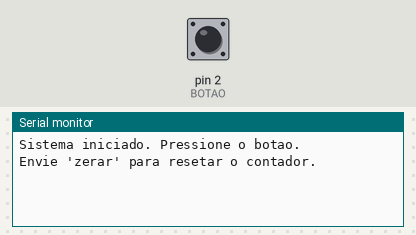
A sketch run on a simulated Arduino Uno, built with avr-gcc and run on an emulated ATmega328P. Shown: the last lines printed to the serial monitor. The inputs (shaded band) are chosen by the test bench; at power-on: pin 2 (BOTAO) HIGH.

Above: at 5.0 s.
5.1 s: pin 2 (BOTAO) pulled LOW for 0.15 s
At 5.9 s:
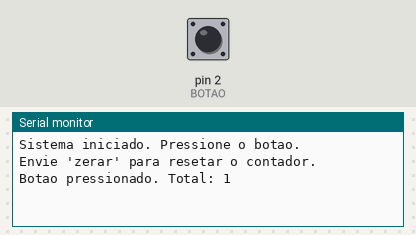
6.7 s: pin 2 (BOTAO) pulled LOW for 1 s
At 7.1 s:
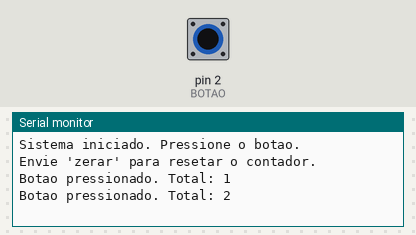
9.2 s: pin 2 (BOTAO) pulled LOW for 0.15 s
At 10.2 s:
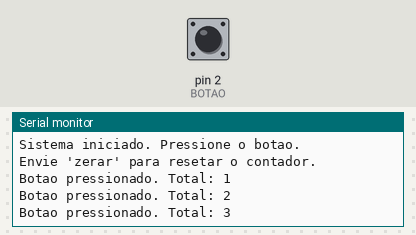

The sketch:

R12-EX1.ino
```cpp
#include <avr/io.h>
#include <avr/interrupt.h>
#include <util/delay.h>

// Definições
#define FOSC 16000000UL // Clock Speed (16 MHz)
#define BAUD 9600
#define MYUBRR FOSC / 16 / BAUD - 1
#define BOTAO (1 << PD2) // Botão no PD2 (INT0)

// Variáveis globais
char msg_rx[32]; // Buffer de recepção
volatile uint8_t pos_msg_rx = 0;
volatile uint16_t contador = 0; // Contador de pressionamentos

// Protótipos de funções
void UART_Init(unsigned int ubrr);
void UART_Transmit(char *dados);
void itoa(uint16_t num, char* str);

// Função principal
int main(void) {
    // Inicializa UART
    UART_Init(MYUBRR);

    // Configura o botão (PD2 como entrada com pull-up)
    DDRD &= ~BOTAO;
    PORTD |= BOTAO;

    // Configura interrupção externa para borda de descida
    EICRA |= (1 << ISC01);  // Falling edge trigger
    EIMSK |= (1 << INT0);   // Habilita INT0

    // Habilita interrupções globais
    sei();

    UART_Transmit("Sistema iniciado. Pressione o botao.\n");
    UART_Transmit("Envie 'zerar' para resetar o contador.\n");

    // Super loop
    while(1) {
        // Verifica se recebeu comando "zerar"
        if (strncmp(msg_rx, "zerar", 5) == 0) {
            contador = 0;
            UART_Transmit("Contador zerado!\n");
            pos_msg_rx = 0; // Reseta o buffer de recepção
            memset(msg_rx, 0, sizeof(msg_rx));
        }
    }
}

// Interrupção do botão
ISR(INT0_vect) {
    _delay_ms(50); // Debounce
    if ((PIND & BOTAO) == 0) { // Verifica se ainda está pressionado
        contador++;

        char buffer[20];
        itoa(contador, buffer);

        UART_Transmit("Botao pressionado. Total: ");
        UART_Transmit(buffer);
        UART_Transmit("\n");
    }
}

// Interrupção de recepção UART
ISR(USART_RX_vect) {
    char received = UDR0;

    if (received == '\n' || received == '\r') {
        msg_rx[pos_msg_rx] = '\0'; // Finaliza string
        pos_msg_rx = 0;
    } else if (pos_msg_rx < sizeof(msg_rx)-1) {
        msg_rx[pos_msg_rx++] = received;
    }
}

// Inicialização da UART
void UART_Init(unsigned int ubrr) {
    // Configura baud rate
    UBRR0H = (unsigned char)(ubrr >> 8);
    UBRR0L = (unsigned char)ubrr;

    // Habilita receptor, transmissor e interrupção de recepção
    UCSR0B = (1 << RXEN0) | (1 << TXEN0) | (1 << RXCIE0);

    // Configura formato: 8 bits de dados, 1 bit de stop
    UCSR0C = (1 << UCSZ01) | (1 << UCSZ00);
}

// Transmissão de string via UART
void UART_Transmit(char *dados) {
    while (*dados != 0) {
        while (!(UCSR0A & (1 << UDRE0))); // Aguarda buffer vazio
        UDR0 = *dados;
        dados++;
    }
}

// Conversão de inteiro para string (simplificado)
void itoa(uint16_t num, char* str) {
    int i = 0;

    if (num == 0) {
        str[i++] = '0';
    } else {
        while (num != 0) {
            str[i++] = (num % 10) + '0';
            num /= 10;
        }
    }

    str[i] = '\0';

    // Inverte a string
    int j = 0;
    i--;
    while (j < i) {
        char temp = str[j];
        str[j] = str[i];
        str[i] = temp;
        j++;
        i--;
    }
}
```

Measured:
- after the input at 5.1 s, the serial monitor: prints a new line after 0.05 s (image 1)
- after the input at 6.7 s, the serial monitor: prints a new line after 0.05 s (image 2)
- after the input at 9.2 s, the serial monitor: prints a new line after 0.05 s (image 3)
